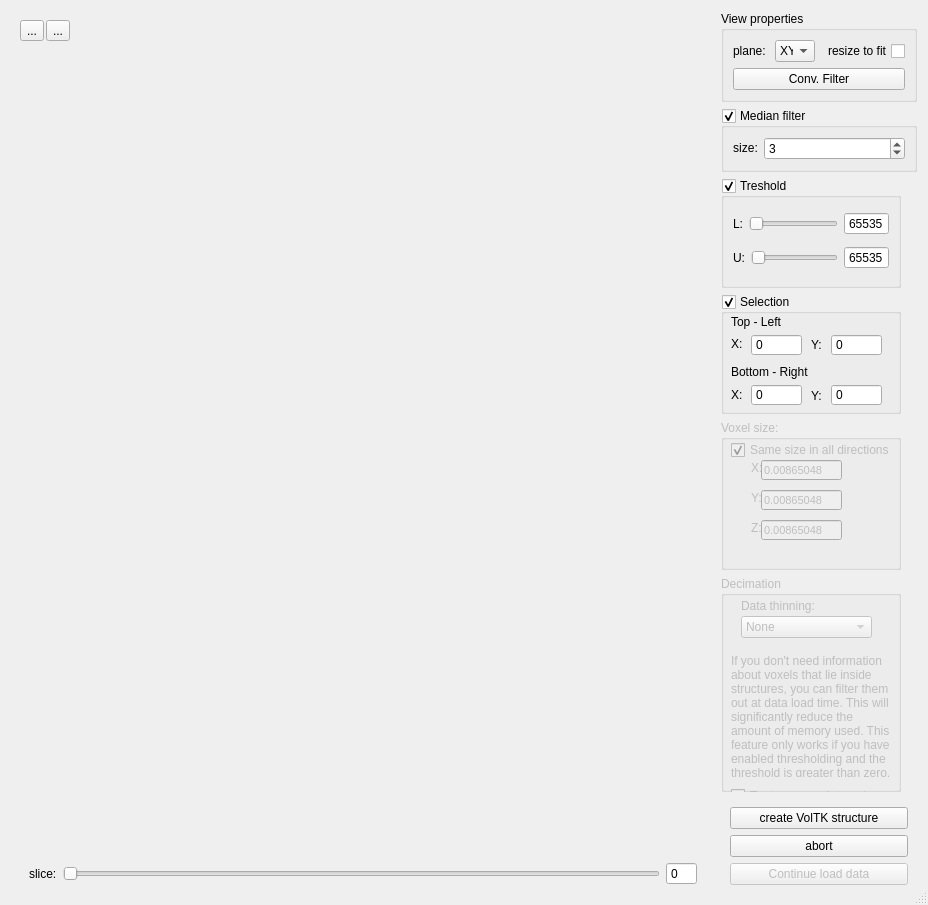
<?xml version="1.0" encoding="UTF-8"?>
<ui version="4.0">
 <class>VolumetricImageDialog</class>
 <widget class="QDialog" name="VolumetricImageDialog">
  <property name="windowModality">
   <enum>Qt::WindowModal</enum>
  </property>
  <property name="geometry">
   <rect>
    <x>0</x>
    <y>0</y>
    <width>928</width>
    <height>905</height>
   </rect>
  </property>
  <property name="windowTitle">
   <string>Load TK image set</string>
  </property>
  <property name="sizeGripEnabled">
   <bool>true</bool>
  </property>
  <property name="modal">
   <bool>false</bool>
  </property>
  <layout class="QHBoxLayout" name="horizontalLayout_3">
   <item>
    <layout class="QVBoxLayout" name="leftLayout">
     <item alignment="Qt::AlignLeft">
      <widget class="QWidget" name="horizontalWidget_2" native="true">
       <property name="sizePolicy">
        <sizepolicy hsizetype="MinimumExpanding" vsizetype="Maximum">
         <horstretch>0</horstretch>
         <verstretch>0</verstretch>
        </sizepolicy>
       </property>
       <property name="autoFillBackground">
        <bool>false</bool>
       </property>
       <layout class="QHBoxLayout" name="horizontalLayout">
        <property name="spacing">
         <number>2</number>
        </property>
        <property name="leftMargin">
         <number>9</number>
        </property>
        <item>
         <widget class="QToolButton" name="toolButton_2">
          <property name="text">
           <string>...</string>
          </property>
         </widget>
        </item>
        <item>
         <widget class="QToolButton" name="toolButton">
          <property name="text">
           <string>...</string>
          </property>
         </widget>
        </item>
       </layout>
      </widget>
     </item>
     <item>
      <widget class="QWidget" name="imageLabelWidget" native="true">
       <property name="sizePolicy">
        <sizepolicy hsizetype="Preferred" vsizetype="Preferred">
         <horstretch>0</horstretch>
         <verstretch>0</verstretch>
        </sizepolicy>
       </property>
       <property name="autoFillBackground">
        <bool>false</bool>
       </property>
       <property name="styleSheet">
        <string notr="true"/>
       </property>
       <layout class="QVBoxLayout" name="verticalLayout_6">
        <property name="spacing">
         <number>0</number>
        </property>
        <property name="leftMargin">
         <number>0</number>
        </property>
        <property name="topMargin">
         <number>0</number>
        </property>
        <property name="rightMargin">
         <number>0</number>
        </property>
        <property name="bottomMargin">
         <number>0</number>
        </property>
        <item>
         <widget class="QScrollArea" name="scrollArea">
          <property name="sizePolicy">
           <sizepolicy hsizetype="Preferred" vsizetype="Preferred">
            <horstretch>0</horstretch>
            <verstretch>0</verstretch>
           </sizepolicy>
          </property>
          <property name="minimumSize">
           <size>
            <width>0</width>
            <height>0</height>
           </size>
          </property>
          <property name="maximumSize">
           <size>
            <width>16777215</width>
            <height>16777215</height>
           </size>
          </property>
          <property name="styleSheet">
           <string notr="true"/>
          </property>
          <property name="frameShape">
           <enum>QFrame::NoFrame</enum>
          </property>
          <property name="frameShadow">
           <enum>QFrame::Plain</enum>
          </property>
          <property name="lineWidth">
           <number>0</number>
          </property>
          <property name="verticalScrollBarPolicy">
           <enum>Qt::ScrollBarAsNeeded</enum>
          </property>
          <property name="horizontalScrollBarPolicy">
           <enum>Qt::ScrollBarAsNeeded</enum>
          </property>
          <property name="widgetResizable">
           <bool>true</bool>
          </property>
          <property name="alignment">
           <set>Qt::AlignCenter</set>
          </property>
          <widget class="QWidget" name="scrollAreaWidgetContents">
           <property name="geometry">
            <rect>
             <x>0</x>
             <y>0</y>
             <width>717</width>
             <height>796</height>
            </rect>
           </property>
           <property name="sizePolicy">
            <sizepolicy hsizetype="Expanding" vsizetype="Expanding">
             <horstretch>0</horstretch>
             <verstretch>0</verstretch>
            </sizepolicy>
           </property>
           <property name="styleSheet">
            <string notr="true"/>
           </property>
           <layout class="QVBoxLayout" name="verticalLayout">
            <property name="spacing">
             <number>0</number>
            </property>
            <property name="leftMargin">
             <number>0</number>
            </property>
            <property name="topMargin">
             <number>0</number>
            </property>
            <property name="rightMargin">
             <number>0</number>
            </property>
            <property name="bottomMargin">
             <number>0</number>
            </property>
           </layout>
          </widget>
         </widget>
        </item>
       </layout>
      </widget>
     </item>
     <item>
      <widget class="QWidget" name="imageWidget" native="true">
       <property name="sizePolicy">
        <sizepolicy hsizetype="Preferred" vsizetype="Fixed">
         <horstretch>0</horstretch>
         <verstretch>0</verstretch>
        </sizepolicy>
       </property>
       <layout class="QVBoxLayout" name="verticalLayout_4">
        <property name="spacing">
         <number>0</number>
        </property>
        <item>
         <widget class="QWidget" name="horizontalWidget" native="true">
          <layout class="QHBoxLayout" name="horizontalLayout_7">
           <property name="topMargin">
            <number>0</number>
           </property>
           <property name="bottomMargin">
            <number>0</number>
           </property>
           <item>
            <widget class="QLabel" name="label">
             <property name="text">
              <string>slice:</string>
             </property>
            </widget>
           </item>
           <item>
            <widget class="QSlider" name="horizontalSlider">
             <property name="orientation">
              <enum>Qt::Horizontal</enum>
             </property>
            </widget>
           </item>
           <item>
            <widget class="QSpinBox" name="spinBox">
             <property name="buttonSymbols">
              <enum>QAbstractSpinBox::NoButtons</enum>
             </property>
             <property name="maximum">
              <number>999</number>
             </property>
            </widget>
           </item>
          </layout>
         </widget>
        </item>
       </layout>
      </widget>
     </item>
    </layout>
   </item>
   <item>
    <layout class="QVBoxLayout" name="rightLayout">
     <item>
      <widget class="QGroupBox" name="groupBox">
       <property name="sizePolicy">
        <sizepolicy hsizetype="Preferred" vsizetype="Maximum">
         <horstretch>0</horstretch>
         <verstretch>0</verstretch>
        </sizepolicy>
       </property>
       <property name="title">
        <string>View properties</string>
       </property>
       <layout class="QVBoxLayout" name="verticalLayout_2">
        <property name="topMargin">
         <number>9</number>
        </property>
        <property name="rightMargin">
         <number>9</number>
        </property>
        <property name="bottomMargin">
         <number>9</number>
        </property>
        <item>
         <layout class="QHBoxLayout" name="horizontalLayout_2">
          <item>
           <widget class="QLabel" name="label_17">
            <property name="sizePolicy">
             <sizepolicy hsizetype="Maximum" vsizetype="Preferred">
              <horstretch>0</horstretch>
              <verstretch>0</verstretch>
             </sizepolicy>
            </property>
            <property name="maximumSize">
             <size>
              <width>60</width>
              <height>16777215</height>
             </size>
            </property>
            <property name="text">
             <string>plane: </string>
            </property>
           </widget>
          </item>
          <item>
           <widget class="QComboBox" name="viewPlaneCombo">
            <property name="maximumSize">
             <size>
              <width>40</width>
              <height>16777215</height>
             </size>
            </property>
            <item>
             <property name="text">
              <string>XY</string>
             </property>
            </item>
            <item>
             <property name="text">
              <string>YZ</string>
             </property>
            </item>
            <item>
             <property name="text">
              <string>ZX</string>
             </property>
            </item>
           </widget>
          </item>
          <item>
           <widget class="QCheckBox" name="fitCheckBox">
            <property name="layoutDirection">
             <enum>Qt::RightToLeft</enum>
            </property>
            <property name="text">
             <string>resize to fit</string>
            </property>
           </widget>
          </item>
         </layout>
        </item>
        <item>
         <widget class="QPushButton" name="convFilterButton">
          <property name="text">
           <string>Conv. Filter</string>
          </property>
         </widget>
        </item>
       </layout>
      </widget>
     </item>
     <item>
      <widget class="QGroupBox" name="medianGroupBox">
       <property name="sizePolicy">
        <sizepolicy hsizetype="Preferred" vsizetype="Fixed">
         <horstretch>0</horstretch>
         <verstretch>0</verstretch>
        </sizepolicy>
       </property>
       <property name="title">
        <string>Median filter</string>
       </property>
       <property name="checkable">
        <bool>true</bool>
       </property>
       <layout class="QHBoxLayout" name="horizontalLayout_4">
        <item>
         <widget class="QLabel" name="label_2">
          <property name="sizePolicy">
           <sizepolicy hsizetype="Fixed" vsizetype="Fixed">
            <horstretch>0</horstretch>
            <verstretch>0</verstretch>
           </sizepolicy>
          </property>
          <property name="text">
           <string>size:</string>
          </property>
          <property name="alignment">
           <set>Qt::AlignCenter</set>
          </property>
         </widget>
        </item>
        <item>
         <widget class="QSpinBox" name="medianFilterSizeSpinBox">
          <property name="singleStep">
           <number>2</number>
          </property>
          <property name="value">
           <number>3</number>
          </property>
         </widget>
        </item>
       </layout>
      </widget>
     </item>
     <item>
      <widget class="QGroupBox" name="treshGroupBox">
       <property name="sizePolicy">
        <sizepolicy hsizetype="Fixed" vsizetype="Maximum">
         <horstretch>0</horstretch>
         <verstretch>0</verstretch>
        </sizepolicy>
       </property>
       <property name="minimumSize">
        <size>
         <width>180</width>
         <height>110</height>
        </size>
       </property>
       <property name="title">
        <string>Treshold</string>
       </property>
       <property name="checkable">
        <bool>true</bool>
       </property>
       <layout class="QVBoxLayout" name="verticalLayout_5">
        <item>
         <layout class="QHBoxLayout" name="horizontalLayout_6">
          <item>
           <widget class="QLabel" name="label_16">
            <property name="text">
             <string>L:</string>
            </property>
            <property name="alignment">
             <set>Qt::AlignRight|Qt::AlignTrailing|Qt::AlignVCenter</set>
            </property>
           </widget>
          </item>
          <item>
           <widget class="QSlider" name="treshSlider">
            <property name="toolTip">
             <string>lower treshold</string>
            </property>
            <property name="maximum">
             <number>65535</number>
            </property>
            <property name="orientation">
             <enum>Qt::Horizontal</enum>
            </property>
           </widget>
          </item>
          <item>
           <widget class="QSpinBox" name="lowerTresh">
            <property name="toolTip">
             <string>lower treshold</string>
            </property>
            <property name="layoutDirection">
             <enum>Qt::LeftToRight</enum>
            </property>
            <property name="buttonSymbols">
             <enum>QAbstractSpinBox::NoButtons</enum>
            </property>
            <property name="maximum">
             <number>65535</number>
            </property>
            <property name="value">
             <number>65535</number>
            </property>
           </widget>
          </item>
         </layout>
        </item>
        <item>
         <layout class="QHBoxLayout" name="horizontalLayout_5">
          <item>
           <widget class="QLabel" name="label_15">
            <property name="text">
             <string>U:</string>
            </property>
            <property name="alignment">
             <set>Qt::AlignRight|Qt::AlignTrailing|Qt::AlignVCenter</set>
            </property>
           </widget>
          </item>
          <item>
           <widget class="QSlider" name="upTreshSlider">
            <property name="toolTip">
             <string>upper treshold</string>
            </property>
            <property name="orientation">
             <enum>Qt::Horizontal</enum>
            </property>
           </widget>
          </item>
          <item>
           <widget class="QSpinBox" name="upperTresh">
            <property name="toolTip">
             <string>upper treshold</string>
            </property>
            <property name="buttonSymbols">
             <enum>QAbstractSpinBox::NoButtons</enum>
            </property>
            <property name="maximum">
             <number>65535</number>
            </property>
            <property name="value">
             <number>65535</number>
            </property>
           </widget>
          </item>
         </layout>
        </item>
       </layout>
      </widget>
     </item>
     <item>
      <widget class="QGroupBox" name="selGroupBox">
       <property name="sizePolicy">
        <sizepolicy hsizetype="Fixed" vsizetype="Maximum">
         <horstretch>0</horstretch>
         <verstretch>0</verstretch>
        </sizepolicy>
       </property>
       <property name="minimumSize">
        <size>
         <width>180</width>
         <height>120</height>
        </size>
       </property>
       <property name="title">
        <string>Selection</string>
       </property>
       <property name="checkable">
        <bool>true</bool>
       </property>
       <widget class="QSpinBox" name="selLeft">
        <property name="geometry">
         <rect>
          <x>30</x>
          <y>40</y>
          <width>51</width>
          <height>22</height>
         </rect>
        </property>
        <property name="layoutDirection">
         <enum>Qt::LeftToRight</enum>
        </property>
        <property name="buttonSymbols">
         <enum>QAbstractSpinBox::NoButtons</enum>
        </property>
        <property name="maximum">
         <number>999999999</number>
        </property>
        <property name="value">
         <number>0</number>
        </property>
       </widget>
       <widget class="QSpinBox" name="selTop">
        <property name="geometry">
         <rect>
          <x>110</x>
          <y>40</y>
          <width>51</width>
          <height>22</height>
         </rect>
        </property>
        <property name="layoutDirection">
         <enum>Qt::LeftToRight</enum>
        </property>
        <property name="buttonSymbols">
         <enum>QAbstractSpinBox::NoButtons</enum>
        </property>
        <property name="maximum">
         <number>999999999</number>
        </property>
        <property name="value">
         <number>0</number>
        </property>
       </widget>
       <widget class="QSpinBox" name="selRight">
        <property name="geometry">
         <rect>
          <x>30</x>
          <y>90</y>
          <width>51</width>
          <height>22</height>
         </rect>
        </property>
        <property name="layoutDirection">
         <enum>Qt::LeftToRight</enum>
        </property>
        <property name="buttonSymbols">
         <enum>QAbstractSpinBox::NoButtons</enum>
        </property>
        <property name="maximum">
         <number>999999999</number>
        </property>
        <property name="value">
         <number>0</number>
        </property>
       </widget>
       <widget class="QSpinBox" name="selBottom">
        <property name="geometry">
         <rect>
          <x>110</x>
          <y>90</y>
          <width>51</width>
          <height>22</height>
         </rect>
        </property>
        <property name="layoutDirection">
         <enum>Qt::LeftToRight</enum>
        </property>
        <property name="buttonSymbols">
         <enum>QAbstractSpinBox::NoButtons</enum>
        </property>
        <property name="maximum">
         <number>999999999</number>
        </property>
        <property name="value">
         <number>0</number>
        </property>
       </widget>
       <widget class="QLabel" name="label_6">
        <property name="geometry">
         <rect>
          <x>10</x>
          <y>20</y>
          <width>51</width>
          <height>16</height>
         </rect>
        </property>
        <property name="text">
         <string>Top - Left</string>
        </property>
       </widget>
       <widget class="QLabel" name="label_8">
        <property name="geometry">
         <rect>
          <x>10</x>
          <y>70</y>
          <width>81</width>
          <height>16</height>
         </rect>
        </property>
        <property name="text">
         <string>Bottom - Right</string>
        </property>
       </widget>
       <widget class="QLabel" name="label_11">
        <property name="geometry">
         <rect>
          <x>10</x>
          <y>42</y>
          <width>16</width>
          <height>16</height>
         </rect>
        </property>
        <property name="text">
         <string>X:</string>
        </property>
       </widget>
       <widget class="QLabel" name="label_12">
        <property name="geometry">
         <rect>
          <x>10</x>
          <y>93</y>
          <width>16</width>
          <height>16</height>
         </rect>
        </property>
        <property name="text">
         <string>X:</string>
        </property>
       </widget>
       <widget class="QLabel" name="label_13">
        <property name="geometry">
         <rect>
          <x>90</x>
          <y>43</y>
          <width>16</width>
          <height>16</height>
         </rect>
        </property>
        <property name="text">
         <string>Y:</string>
        </property>
       </widget>
       <widget class="QLabel" name="label_14">
        <property name="geometry">
         <rect>
          <x>90</x>
          <y>94</y>
          <width>16</width>
          <height>16</height>
         </rect>
        </property>
        <property name="text">
         <string>Y:</string>
        </property>
       </widget>
      </widget>
     </item>
     <item>
      <widget class="QGroupBox" name="voxelGroupBox">
       <property name="enabled">
        <bool>false</bool>
       </property>
       <property name="sizePolicy">
        <sizepolicy hsizetype="Fixed" vsizetype="Maximum">
         <horstretch>0</horstretch>
         <verstretch>0</verstretch>
        </sizepolicy>
       </property>
       <property name="minimumSize">
        <size>
         <width>180</width>
         <height>150</height>
        </size>
       </property>
       <property name="title">
        <string>Voxel size:</string>
       </property>
       <widget class="QCheckBox" name="xyzCheckBox">
        <property name="geometry">
         <rect>
          <x>10</x>
          <y>20</y>
          <width>161</width>
          <height>20</height>
         </rect>
        </property>
        <property name="text">
         <string>Same size in all directions</string>
        </property>
        <property name="checked">
         <bool>true</bool>
        </property>
       </widget>
       <widget class="QLabel" name="label_3">
        <property name="geometry">
         <rect>
          <x>30</x>
          <y>40</y>
          <width>21</width>
          <height>16</height>
         </rect>
        </property>
        <property name="text">
         <string>X:</string>
        </property>
       </widget>
       <widget class="QLineEdit" name="VoxXedit">
        <property name="geometry">
         <rect>
          <x>40</x>
          <y>40</y>
          <width>81</width>
          <height>20</height>
         </rect>
        </property>
        <property name="font">
         <font>
          <pointsize>8</pointsize>
         </font>
        </property>
        <property name="text">
         <string>0.00865048</string>
        </property>
       </widget>
       <widget class="QLineEdit" name="VoxYedit">
        <property name="enabled">
         <bool>false</bool>
        </property>
        <property name="geometry">
         <rect>
          <x>40</x>
          <y>70</y>
          <width>81</width>
          <height>20</height>
         </rect>
        </property>
        <property name="font">
         <font>
          <pointsize>8</pointsize>
         </font>
        </property>
        <property name="text">
         <string>0.00865048</string>
        </property>
       </widget>
       <widget class="QLabel" name="label_4">
        <property name="geometry">
         <rect>
          <x>30</x>
          <y>70</y>
          <width>21</width>
          <height>16</height>
         </rect>
        </property>
        <property name="text">
         <string>Y:</string>
        </property>
       </widget>
       <widget class="QLineEdit" name="VoxZedit">
        <property name="enabled">
         <bool>false</bool>
        </property>
        <property name="geometry">
         <rect>
          <x>40</x>
          <y>100</y>
          <width>81</width>
          <height>20</height>
         </rect>
        </property>
        <property name="font">
         <font>
          <pointsize>8</pointsize>
         </font>
        </property>
        <property name="text">
         <string>0.00865048</string>
        </property>
       </widget>
       <widget class="QLabel" name="label_5">
        <property name="geometry">
         <rect>
          <x>30</x>
          <y>100</y>
          <width>21</width>
          <height>16</height>
         </rect>
        </property>
        <property name="text">
         <string>Z:</string>
        </property>
       </widget>
      </widget>
     </item>
     <item>
      <widget class="QGroupBox" name="decGroupBox">
       <property name="enabled">
        <bool>false</bool>
       </property>
       <property name="sizePolicy">
        <sizepolicy hsizetype="Fixed" vsizetype="Preferred">
         <horstretch>0</horstretch>
         <verstretch>0</verstretch>
        </sizepolicy>
       </property>
       <property name="minimumSize">
        <size>
         <width>180</width>
         <height>0</height>
        </size>
       </property>
       <property name="title">
        <string>Decimation</string>
       </property>
       <widget class="QLabel" name="label_7">
        <property name="enabled">
         <bool>false</bool>
        </property>
        <property name="geometry">
         <rect>
          <x>20</x>
          <y>20</y>
          <width>81</width>
          <height>20</height>
         </rect>
        </property>
        <property name="text">
         <string>Data thinning:</string>
        </property>
       </widget>
       <widget class="QComboBox" name="thinningCombo_2">
        <property name="enabled">
         <bool>false</bool>
        </property>
        <property name="geometry">
         <rect>
          <x>20</x>
          <y>40</y>
          <width>131</width>
          <height>22</height>
         </rect>
        </property>
        <item>
         <property name="text">
          <string>None</string>
         </property>
        </item>
        <item>
         <property name="text">
          <string>Every second</string>
         </property>
        </item>
        <item>
         <property name="text">
          <string>Every fourth</string>
         </property>
        </item>
        <item>
         <property name="text">
          <string>Every eighth</string>
         </property>
        </item>
       </widget>
       <widget class="QLabel" name="label_9">
        <property name="geometry">
         <rect>
          <x>10</x>
          <y>80</y>
          <width>161</width>
          <height>121</height>
         </rect>
        </property>
        <property name="text">
         <string>If you don't need information about voxels that lie inside structures, you can filter them out at data load time. This will significantly reduce the amount of memory used. This feature only works if you have enabled thresholding and the threshold is greater than zero.</string>
        </property>
        <property name="wordWrap">
         <bool>true</bool>
        </property>
       </widget>
       <widget class="QCheckBox" name="cleanCheckBox_2">
        <property name="enabled">
         <bool>false</bool>
        </property>
        <property name="geometry">
         <rect>
          <x>10</x>
          <y>210</y>
          <width>161</width>
          <height>20</height>
         </rect>
        </property>
        <property name="layoutDirection">
         <enum>Qt::LeftToRight</enum>
        </property>
        <property name="text">
         <string>Try to remove internal voxels</string>
        </property>
       </widget>
      </widget>
     </item>
     <item>
      <widget class="QWidget" name="widget_2" native="true">
       <property name="sizePolicy">
        <sizepolicy hsizetype="Minimum" vsizetype="Maximum">
         <horstretch>0</horstretch>
         <verstretch>0</verstretch>
        </sizepolicy>
       </property>
       <layout class="QVBoxLayout" name="verticalLayout_8">
        <item>
         <widget class="QPushButton" name="createVolTKbutton">
          <property name="text">
           <string>create VolTK structure</string>
          </property>
         </widget>
        </item>
        <item>
         <widget class="QPushButton" name="cancelButton">
          <property name="text">
           <string>abort</string>
          </property>
          <property name="autoDefault">
           <bool>false</bool>
          </property>
          <property name="flat">
           <bool>false</bool>
          </property>
         </widget>
        </item>
        <item>
         <widget class="QPushButton" name="okButton">
          <property name="enabled">
           <bool>false</bool>
          </property>
          <property name="text">
           <string>Continue load data</string>
          </property>
          <property name="default">
           <bool>true</bool>
          </property>
         </widget>
        </item>
       </layout>
      </widget>
     </item>
    </layout>
   </item>
  </layout>
 </widget>
 <resources/>
 <connections>
  <connection>
   <sender>okButton</sender>
   <signal>clicked()</signal>
   <receiver>VolumetricImageDialog</receiver>
   <slot>accept()</slot>
   <hints>
    <hint type="sourcelabel">
     <x>278</x>
     <y>253</y>
    </hint>
    <hint type="destinationlabel">
     <x>96</x>
     <y>254</y>
    </hint>
   </hints>
  </connection>
  <connection>
   <sender>cancelButton</sender>
   <signal>clicked()</signal>
   <receiver>VolumetricImageDialog</receiver>
   <slot>reject()</slot>
   <hints>
    <hint type="sourcelabel">
     <x>369</x>
     <y>253</y>
    </hint>
    <hint type="destinationlabel">
     <x>179</x>
     <y>282</y>
    </hint>
   </hints>
  </connection>
  <connection>
   <sender>treshSlider</sender>
   <signal>valueChanged(int)</signal>
   <receiver>VolumetricImageDialog</receiver>
   <slot>onTreshValueChanged(int)</slot>
   <hints>
    <hint type="sourcelabel">
     <x>436</x>
     <y>701</y>
    </hint>
    <hint type="destinationlabel">
     <x>480</x>
     <y>360</y>
    </hint>
   </hints>
  </connection>
  <connection>
   <sender>upTreshSlider</sender>
   <signal>valueChanged(int)</signal>
   <receiver>VolumetricImageDialog</receiver>
   <slot>onUpperTreshValueChanged(int)</slot>
   <hints>
    <hint type="sourcelabel">
     <x>764</x>
     <y>19</y>
    </hint>
    <hint type="destinationlabel">
     <x>481</x>
     <y>360</y>
    </hint>
   </hints>
  </connection>
  <connection>
   <sender>selLeft</sender>
   <signal>valueChanged(int)</signal>
   <receiver>VolumetricImageDialog</receiver>
   <slot>onSelLeftEdited(int)</slot>
   <hints>
    <hint type="sourcelabel">
     <x>1102</x>
     <y>205</y>
    </hint>
    <hint type="destinationlabel">
     <x>617</x>
     <y>427</y>
    </hint>
   </hints>
  </connection>
  <connection>
   <sender>selRight</sender>
   <signal>valueChanged(int)</signal>
   <receiver>VolumetricImageDialog</receiver>
   <slot>onSelRightEdited(int)</slot>
   <hints>
    <hint type="sourcelabel">
     <x>1102</x>
     <y>255</y>
    </hint>
    <hint type="destinationlabel">
     <x>617</x>
     <y>427</y>
    </hint>
   </hints>
  </connection>
  <connection>
   <sender>selTop</sender>
   <signal>valueChanged(int)</signal>
   <receiver>VolumetricImageDialog</receiver>
   <slot>onSelTopEdited(int)</slot>
   <hints>
    <hint type="sourcelabel">
     <x>1182</x>
     <y>205</y>
    </hint>
    <hint type="destinationlabel">
     <x>617</x>
     <y>427</y>
    </hint>
   </hints>
  </connection>
  <connection>
   <sender>selBottom</sender>
   <signal>valueChanged(int)</signal>
   <receiver>VolumetricImageDialog</receiver>
   <slot>onSelBottomEdited(int)</slot>
   <hints>
    <hint type="sourcelabel">
     <x>1182</x>
     <y>255</y>
    </hint>
    <hint type="destinationlabel">
     <x>617</x>
     <y>427</y>
    </hint>
   </hints>
  </connection>
  <connection>
   <sender>lowerTresh</sender>
   <signal>valueChanged(int)</signal>
   <receiver>VolumetricImageDialog</receiver>
   <slot>onLowerTreshEdited(int)</slot>
   <hints>
    <hint type="sourcelabel">
     <x>1102</x>
     <y>99</y>
    </hint>
    <hint type="destinationlabel">
     <x>617</x>
     <y>427</y>
    </hint>
   </hints>
  </connection>
  <connection>
   <sender>upperTresh</sender>
   <signal>valueChanged(int)</signal>
   <receiver>VolumetricImageDialog</receiver>
   <slot>onUpperTreshEdited(int)</slot>
   <hints>
    <hint type="sourcelabel">
     <x>1182</x>
     <y>99</y>
    </hint>
    <hint type="destinationlabel">
     <x>617</x>
     <y>427</y>
    </hint>
   </hints>
  </connection>
  <connection>
   <sender>viewPlaneCombo</sender>
   <signal>currentIndexChanged(QString)</signal>
   <receiver>VolumetricImageDialog</receiver>
   <slot>onViewPlaneChanged(QString)</slot>
   <hints>
    <hint type="sourcelabel">
     <x>103</x>
     <y>28</y>
    </hint>
    <hint type="destinationlabel">
     <x>617</x>
     <y>427</y>
    </hint>
   </hints>
  </connection>
  <connection>
   <sender>convFilterButton</sender>
   <signal>clicked()</signal>
   <receiver>VolumetricImageDialog</receiver>
   <slot>onConvFilterBtn()</slot>
   <hints>
    <hint type="sourcelabel">
     <x>276</x>
     <y>28</y>
    </hint>
    <hint type="destinationlabel">
     <x>617</x>
     <y>427</y>
    </hint>
   </hints>
  </connection>
  <connection>
   <sender>createVolTKbutton</sender>
   <signal>clicked()</signal>
   <receiver>VolumetricImageDialog</receiver>
   <slot>onCreateVolTKStructureBtn()</slot>
   <hints>
    <hint type="sourcelabel">
     <x>1136</x>
     <y>776</y>
    </hint>
    <hint type="destinationlabel">
     <x>617</x>
     <y>427</y>
    </hint>
   </hints>
  </connection>
  <connection>
   <sender>fitCheckBox</sender>
   <signal>stateChanged(int)</signal>
   <receiver>VolumetricImageDialog</receiver>
   <slot>onFitCheckBox(int)</slot>
   <hints>
    <hint type="sourcelabel">
     <x>681</x>
     <y>860</y>
    </hint>
    <hint type="destinationlabel">
     <x>463</x>
     <y>452</y>
    </hint>
   </hints>
  </connection>
  <connection>
   <sender>horizontalSlider</sender>
   <signal>valueChanged(int)</signal>
   <receiver>VolumetricImageDialog</receiver>
   <slot>onSliderValueChanged(int)</slot>
   <hints>
    <hint type="sourcelabel">
     <x>363</x>
     <y>852</y>
    </hint>
    <hint type="destinationlabel">
     <x>463</x>
     <y>452</y>
    </hint>
   </hints>
  </connection>
  <connection>
   <sender>horizontalSlider</sender>
   <signal>valueChanged(int)</signal>
   <receiver>spinBox</receiver>
   <slot>setValue(int)</slot>
   <hints>
    <hint type="sourcelabel">
     <x>390</x>
     <y>874</y>
    </hint>
    <hint type="destinationlabel">
     <x>700</x>
     <y>874</y>
    </hint>
   </hints>
  </connection>
  <connection>
   <sender>spinBox</sender>
   <signal>valueChanged(int)</signal>
   <receiver>horizontalSlider</receiver>
   <slot>setValue(int)</slot>
   <hints>
    <hint type="sourcelabel">
     <x>700</x>
     <y>874</y>
    </hint>
    <hint type="destinationlabel">
     <x>390</x>
     <y>874</y>
    </hint>
   </hints>
  </connection>
 </connections>
 <slots>
  <slot>onSliderValueChanged(int)</slot>
  <slot>onFitCheckBox(int)</slot>
  <slot>onTreshValueChanged(int)</slot>
  <slot>onTreshCheckBox(int)</slot>
  <slot>onUpperTreshValueChanged(int)</slot>
  <slot>onSelLeftEdited(int)</slot>
  <slot>onSelRightEdited(int)</slot>
  <slot>onSelTopEdited(int)</slot>
  <slot>onSelBottomEdited(int)</slot>
  <slot>onLowerTreshEdited(int)</slot>
  <slot>onUpperTreshEdited(int)</slot>
  <slot>onViewPlaneChanged(QString)</slot>
  <slot>onDispBitsChanged(QString)</slot>
  <slot>onConvFilterBtn()</slot>
  <slot>onCreateVolTKStructureBtn()</slot>
 </slots>
</ui>
